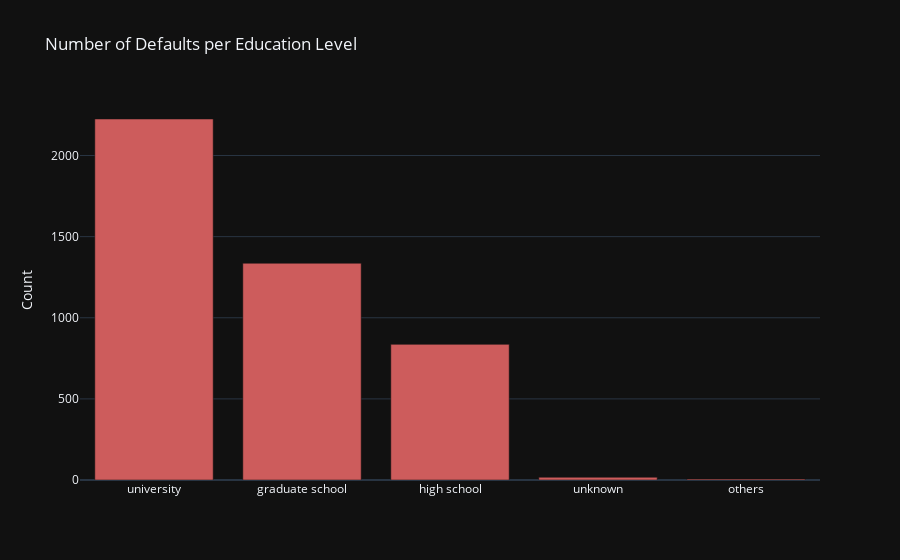

Source (notebook cell):
### Code cell
fig = go.Figure(
    data=[go.Bar(x=q1_df_gby.EDUCATION, y=q1_df_gby.DEFAULT_JULY, marker_color='indianred')],
    layout=go.Layout(title='Number of Defaults per Education Level', 
                     template='plotly_dark'))
fig.update_layout(yaxis=dict(title='Count') )
fig.show()

### Figure 1 — Plotly figure (JSON) as saved in the notebook; plotly's stock layout.template omitted (floating-point values rounded to 4 significant figures)
{"data": [{"marker": {"color": "indianred"}, "type": "bar", "x": ["university", "graduate school", "high school", "unknown", "others"], "y": [2225, 1336, 836, 17, 6]}], "layout": {"title": {"text": "Number of Defaults per Education Level"}, "yaxis": {"title": {"text": "Count"}}}}
